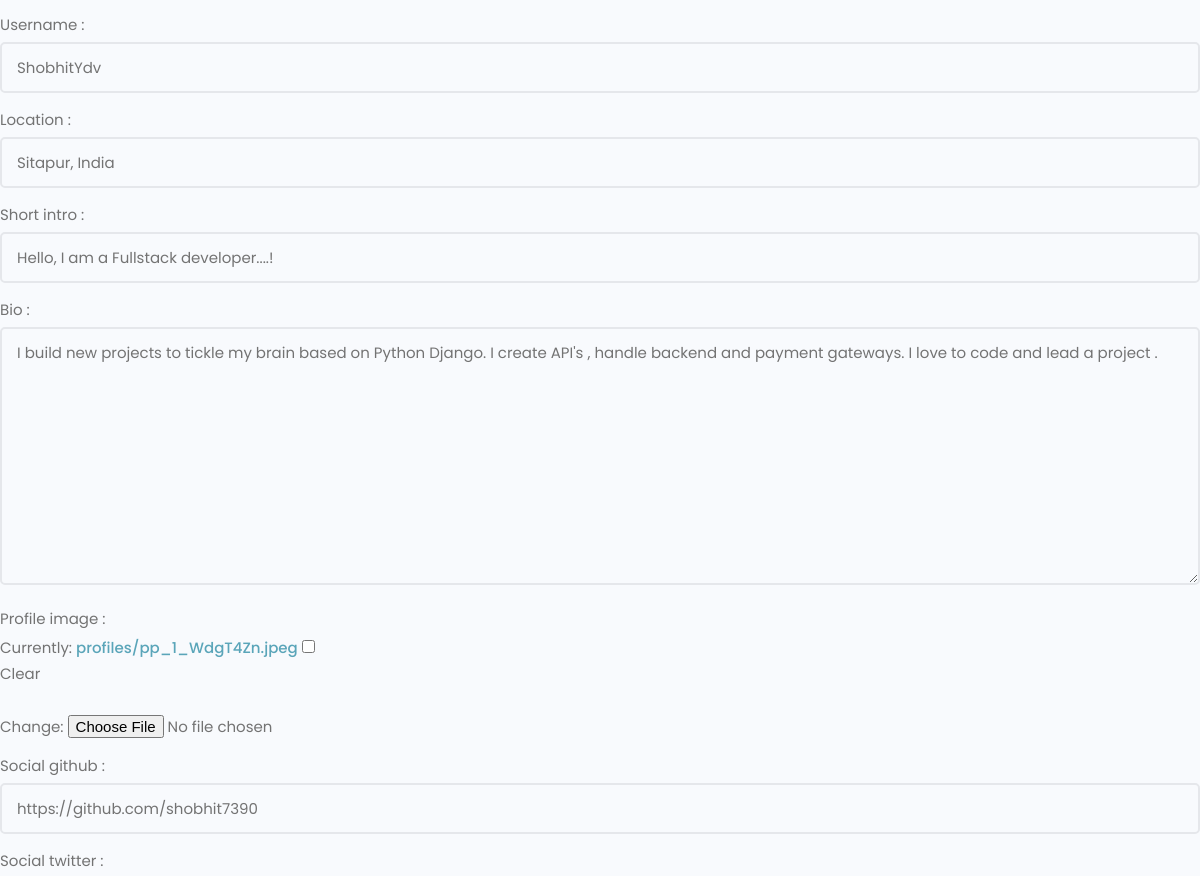
Page /edit-account/ (signed in, middle part) on the earlier database version.
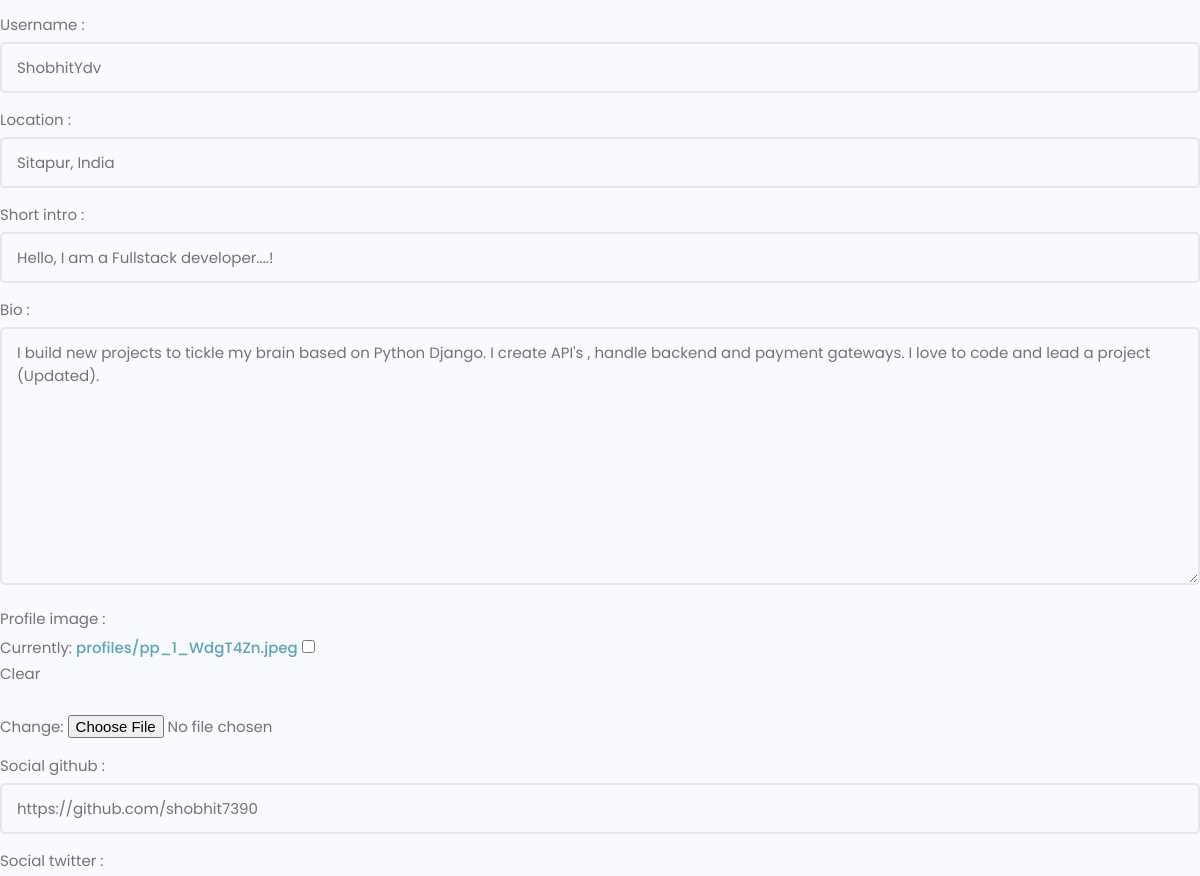
Same page on the later database version.
### users/models.py (models this page shows, shortened)
class Profile(models.Model):
    user=models.OneToOneField(User, on_delete=models.CASCADE, null=True, blank=True)
    name=models.CharField(max_length=200, null=True,blank=True)
    email=models.EmailField(max_length=500, null=True,blank=True)
    username=models.CharField(max_length=200, null=True,blank=True)
    location=models.CharField(max_length=200, null=True,blank=True)
    short_intro=models.CharField(max_length=200, null=True,blank=True)
    bio=models.TextField(null=True,blank=True)
    profile_image=models.ImageField(null=True,blank=True,upload_to='profiles/',default='profiles/user-default.png')
    social_github=models.CharField(max_length=200, null=True,blank=True)
    social_twitter=models.CharField(max_length=200, null=True,blank=True)
    social_linkedin=models.CharField(max_length=200, null=True,blank=True)
    social_youtube=models.CharField(max_length=200, null=True,blank=True)
    social_website=models.CharField(max_length=200, null=True,blank=True)
    created=models.DateTimeField(auto_now_add=True)
    id=models.UUIDField(default=uuid.uuid4, unique=True, primary_key=True, editable=False)

### users/views.py (the view)
# urls.py: path('edit-account/', views.editAccount, name='edit-account'),
@login_required(login_url='login')
def editAccount(request):
    profile=request.user.profile
    form=ProfileForm(instance=profile)
    if request.method=='POST':
        form=ProfileForm(request.POST, request.FILES, instance=profile)
        if form.is_valid():
            form.save()
            return redirect('account')
    context={'form':form}
    return render(request, 'users/profile_form.html', context)

### users/forms.py
class ProfileForm(ModelForm):
    class Meta:
        model=Profile
        exclude=['user']
    def __init__(self, *args, **kwargs):
        super(ProfileForm, self).__init__(*args, **kwargs)
        for name, field in self.fields.items():
            field.widget.attrs.update({'class':'input'})

### users/templates/users/profile_form.html (shortened to what this page needs)
{% extends 'main.html' %}
{% block content %}
<main class="formPage my-xl">
    <div class="content-box">
        <div class="formWrapper">
            <br>
            <form class="form" method="POST" action="{% url 'edit-account' %}" enctype="multipart/form-data">
                {% for field in form %}
                <div class="form__field">
                    <label for="formInput#text">{{field.label}} :</label>
                    {{field}}
                </div>
                {% endfor %}
            </form>
        </div>
    </div>
</main>
{% endblock content %}

Differences in the rows shown:
changed Profile "ShobhitYdv": bio "I build new projects to tickle my brain based on Python Django. I create API's , handle backend and payment gateways. I love to code and lead a project ." → "…and lead a project (Updated)."
